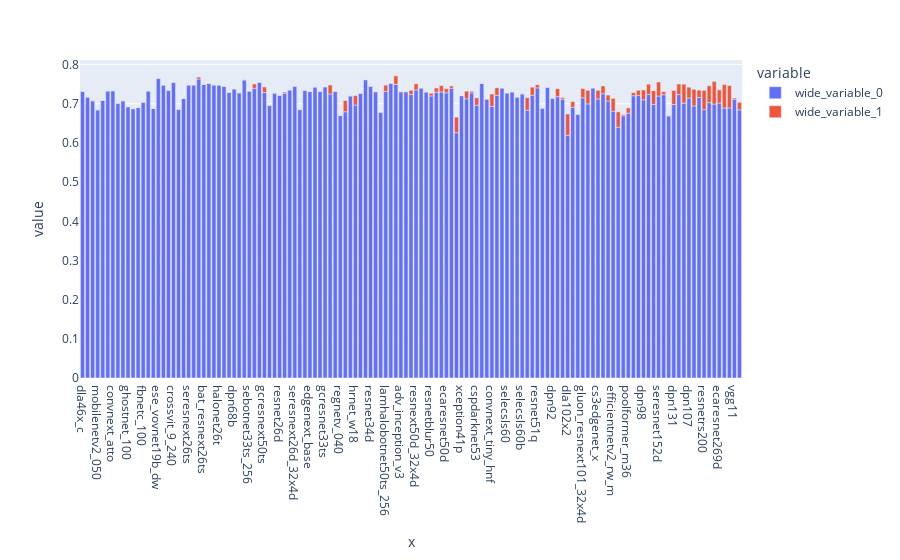

This figure's notebook cell:
### Code cell
px.bar(y=[peak_profile_time[:, 2], peak_profile_time[:, -1]-peak_profile_time[:, 2]], x=df["model"])

### Figure 1 — Plotly figure (JSON) as saved in the notebook; plotly's stock layout.template omitted (floating-point values rounded to 4 significant figures; data arrays with more than 128 entries replaced by an {"elided": "..."} marker saying what was removed)
{"data": [{"alignmentgroup": "True", "hovertemplate": "variable=wide_variable_0<br>x=%{x}<br>value=%{y}<extra></extra>", "legendgroup": "wide_variable_0", "marker": {"color": "#636efa", "pattern": {"shape": ""}}, "name": "wide_variable_0", "offsetgroup": "wide_variable_0", "orientation": "v", "showlegend": true, "textposition": "auto", "type": "bar", "x": {"elided": "131 str values"}, "xaxis": "x", "y": {"elided": "131 float values"}, "yaxis": "y"}, {"alignmentgroup": "True", "hovertemplate": "variable=wide_variable_1<br>x=%{x}<br>value=%{y}<extra></extra>", "legendgroup": "wide_variable_1", "marker": {"color": "#EF553B", "pattern": {"shape": ""}}, "name": "wide_variable_1", "offsetgroup": "wide_variable_1", "orientation": "v", "showlegend": true, "textposition": "auto", "type": "bar", "x": {"elided": "131 str values"}, "xaxis": "x", "y": {"elided": "131 float values"}, "yaxis": "y"}], "layout": {"autosize": true, "barmode": "relative", "legend": {"title": {"text": "variable"}, "tracegroupgap": 0}, "margin": {"t": 60}, "xaxis": {"anchor": "y", "autorange": true, "domain": [0, 1], "range": [-0.5, 130.5], "title": {"text": "x"}, "type": "category"}, "yaxis": {"anchor": "x", "autorange": true, "domain": [0, 1], "range": [0, 0.8118], "title": {"text": "value"}, "type": "linear"}}}
